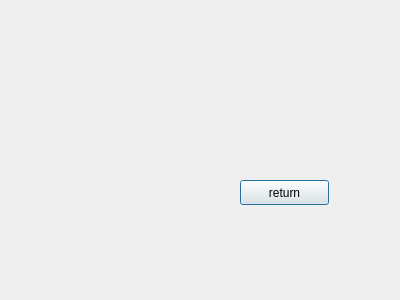
<?xml version="1.0" encoding="UTF-8"?>
<ui version="4.0">
 <class>Dialog</class>
 <widget class="QDialog" name="Dialog">
  <property name="geometry">
   <rect>
    <x>0</x>
    <y>0</y>
    <width>400</width>
    <height>300</height>
   </rect>
  </property>
  <property name="windowTitle">
   <string>Dialog</string>
  </property>
  <widget class="QPushButton" name="pushButton_return">
   <property name="geometry">
    <rect>
     <x>240</x>
     <y>180</y>
     <width>89</width>
     <height>25</height>
    </rect>
   </property>
   <property name="text">
    <string>return</string>
   </property>
  </widget>
 </widget>
 <resources/>
 <connections/>
</ui>
